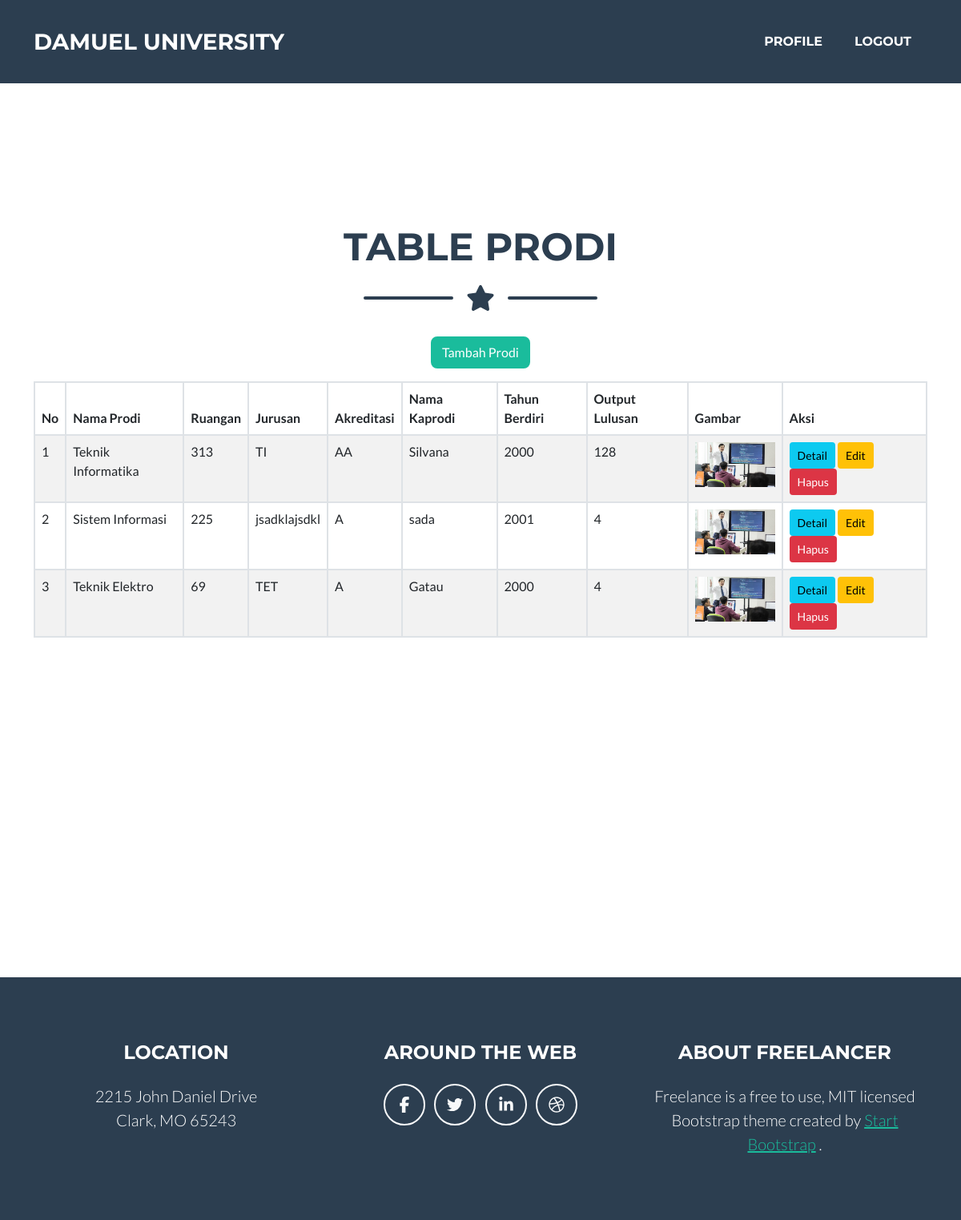
Page /index.php/prodi on the committed database.
### tables this page shows
CREATE TABLE `prodi` (
  `id` int(11) NOT NULL,
  `nama_prodi` varchar(255) NOT NULL,
  `ruangan` varchar(255) NOT NULL,
  `jurusan` varchar(255) NOT NULL,
  `akreditasi` varchar(10) NOT NULL,
  `nama_kaprodi` varchar(255) NOT NULL,
  `tahun_berdiri` int(11) NOT NULL,
  `output_lulusan` int(11) NOT NULL,
  `gambar` varchar(100) NOT NULL DEFAULT 'default.jpg',
  `created_at` timestamp NOT NULL DEFAULT current_timestamp(),
  `updated_at` timestamp NOT NULL DEFAULT current_timestamp() ON UPDATE current_timestamp()
);

### application/controllers/Prodi.php (called while the page is built, shortened)
<?php
class Prodi extends CI_Controller
{
	public function __construct()
	{
		$this->load->model('Prodi_model');
		$this->load->model('User_model');
	}
	public function index() {
		$data['judul'] = "Halaman Prodi";
		$data['user'] = $this->db->get_where('user', ['email' => $this->session->userdata('email')])->row_array();
		$this->load->model('Prodi_model');
		$data['prodi'] = $this->Prodi_model->get();
		$this->load->view("layout/header", $data);
		$this->load->view("prodi/vw_prodi", $data);
		$this->load->view("layout/footer");
	}
}

### index.php (called while the page is built, shortened)
<?php
require_once BASEPATH.'core/CodeIgniter.php';

### application/models/Prodi_model.php (called while the page is built, shortened)
<?php
class Prodi_model extends CI_Model
{
	public function get() {
        $this->db->from('prodi');
        $query = $this->db->get();
        return $query->result();
    }
}
?>

### application/views/prodi/vw_prodi.php (the view, shortened to what this page needs)
<section class="page-section portfolio" id="table_prodi">
    <div class="container">
        <h2 class="page-section-heading text-center text-uppercase text-secondary mb-0">Table Prodi</h2>
        <div class="divider-custom">
            <div class="divider-custom-line"></div>
            <div class="divider-custom-icon"><i class="fas fa-star"></i></div>
            <div class="divider-custom-line"></div>
        </div>
        <div class="text-center mb-3">
            <a href="<?= base_url('index.php/') ?>Prodi/tambah" class="btn btn-primary">Tambah Prodi</a>
        </div>
        <div class="table-responsive">
    <table class="table table-bordered table-striped">
        <thead>
            <tr>
                <th>No</th>
                <th>Nama Prodi</th>
                <th>Ruangan</th>
                <th>Jurusan</th>
                <th>Akreditasi</th>
                <th>Nama Kaprodi</th>
                <th>Tahun Berdiri</th>
                <th>Output Lulusan</th>
                <th>Gambar</th>
                <th>Aksi</th>
            </tr>
        </thead>
        <tbody>
            <?php if (!empty($prodi)) : ?>
                <?php foreach ($prodi as $index => $prd) : ?>
                    <tr>
                        <td><?= $index + 1 ?></td>
                        <td><?= $prd->nama_prodi ?></td>
                        <td><?= $prd->ruangan ?></td>
                        <td><?= $prd->jurusan ?></td>
                        <td><?= $prd->akreditasi ?></td>
                        <td><?= $prd->nama_kaprodi ?></td>
                        <td><?= $prd->tahun_berdiri ?></td>
                        <td><?= $prd->output_lulusan ?></td>
                        <td><img src="<?=base_url('assets/img/prodi/') . $prd->gambar?>" style="width: 100px;"></td>
                     <td>
                                    <a href="<?= base_url('index.php/') ?>Prodi/detail/<?= $prd->id ?>" class="btn btn-info btn-sm">Detail</a>
											<a href="<?= base_url('index.php/') ?>Prodi/edit/<?= $prd->id ?>" class="btn btn-warning btn-sm">Edit</a>
                                    <a href="<?= base_url('index.php/') ?>Prodi/hapus/<?= $prd->id ?>" class="btn btn-danger btn-sm">Hapus</a>
                                </td>
                            </tr>
                        <?php endforeach; ?>
                    <?php else : ?>
                        <tr>
                            <td colspan="9">Tidak ada data program studi.</td>
                        </tr>
                    <?php endif; ?>
                </tbody>
            </table>
        </div>
    </div>
</section>

### application/views/layout/header.php (shortened to what this page needs)
<!DOCTYPE html>
<html lang="en">
<head>
	<link href="<?= base_url('assets/') ?>css/styles.css" rel="stylesheet" />
</head>
<body id="page-top">
    <nav class="navbar navbar-expand-lg bg-secondary text-uppercase fixed-top" id="mainNav">
        <div class="container">
            <a class="navbar-brand" href="#page-top">Damuel University</a>
            <div class="collapse navbar-collapse" id="navbarResponsive">
                <ul class="navbar-nav ms-auto">
                    <?php if ($user['role'] == 'Admin') : ?>
                        <li class="nav-item mx-0 mx-lg-1">
                            <a class="nav-link py-3 px-0 px-lg-3 rounded" href="<?= site_url('Mahasiswa/') ?>">Mahasiswa</a>
                        </li>
                        <li class="nav-item mx-0 mx-lg-1">
                            <a class="nav-link py-3 px-0 px-lg-3 rounded" href="<?= site_url('Prodi/') ?>">Program Studi</a>
                        </li>
						<li class="nav-item mx-0 mx-lg-1">
                            <a class="nav-link py-3 px-0 px-lg-3 rounded" href="<?= base_url('Auth/logout') ?>">Logout</a>
                        </li>
                    <?php else : ?>
                        <li class="nav-item mx-0 mx-lg-1">
							<a class="nav-link py-3 px-0 px-lg-3 rounded">
							</a>
                        </li>
						<li class="nav-item mx-0 mx-lg-1">
                            <a class="nav-link py-3 px-0 px-lg-3 rounded" href="<?= base_url('Profil/') ?>">Profile</a>
                        </li>
                        <li class="nav-item mx-0 mx-lg-1">
                            <a class="nav-link py-3 px-0 px-lg-3 rounded" href="<?= base_url('Auth/logout') ?>">Logout</a>
                        </li>
                    <?php endif; ?>
                </ul>
            </div>
        </div>
    </nav>
</body>
</html>

### application/views/layout/footer.php (shortened to what this page needs)
<!DOCTYPE html>
<html lang="en">
<head>
	<link href="<?= base_url('assets/') ?>css/styles.css" rel="stylesheet" />
</head>
<footer class="footer text-center">
            <div class="container">
                <div class="row">
                    <div class="col-lg-4 mb-5 mb-lg-0">
                        <h4 class="text-uppercase mb-4">Location</h4>
                        <p class="lead mb-0">
                            2215 John Daniel Drive
                            <br />
                            Clark, MO 65243
                        </p>
                    </div>
                    <div class="col-lg-4 mb-5 mb-lg-0">
                        <h4 class="text-uppercase mb-4">Around the Web</h4>
                        <a class="btn btn-outline-light btn-social mx-1" href="#!"><i class="fab fa-fw fa-facebook-f"></i></a>
                        <a class="btn btn-outline-light btn-social mx-1" href="#!"><i class="fab fa-fw fa-twitter"></i></a>
                        <a class="btn btn-outline-light btn-social mx-1" href="#!"><i class="fab fa-fw fa-linkedin-in"></i></a>
                        <a class="btn btn-outline-light btn-social mx-1" href="#!"><i class="fab fa-fw fa-dribbble"></i></a>
                    </div>
                    <div class="col-lg-4">
                        <h4 class="text-uppercase mb-4">About Freelancer</h4>
                        <p class="lead mb-0">
                            Freelance is a free to use, MIT licensed Bootstrap theme created by
                            <a href="http://startbootstrap.com">Start Bootstrap</a>
                            .
                        </p>
                    </div>
                </div>
            </div>
        </footer>
</body>
</html>

### rows in the picture
prodi: nama_prodi "Teknik Informatika", ruangan "313", jurusan "TI", akreditasi "AA", nama_kaprodi "Silvana", tahun_berdiri "2000", output_lulusan "128", gambar (placeholder picture)
prodi: nama_prodi "Sistem Informasi", ruangan "225", jurusan "jsadklajsdkl", akreditasi "A", nama_kaprodi "sada", tahun_berdiri "2001", output_lulusan "4", gambar (placeholder picture)
prodi: nama_prodi "Teknik Elektro", ruangan "69", jurusan "TET", akreditasi "A", nama_kaprodi "Gatau", tahun_berdiri "2000", output_lulusan "4", gambar (placeholder picture)
